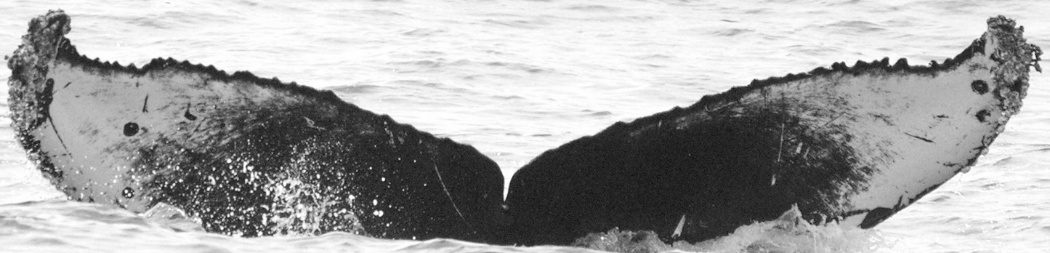
#> input picture HumpbackWhaleIdentification/input/humpback-whale-identification/train/ad70af04e.jpg, 1050 x 253 px
$ jupyter execute AKAZE_CV.ipynb
#> lines starting #> are read from the running program, lines starting #| are printed output that depends on the picture
[cell 1]
import numpy as np
import pandas as pd
from tqdm import tqdm
from os.path import isfile

[cell 2]
import cv2
from IPython.display import display, Image

def display_cv_image(image, format='.jpg'):
    decoded_bytes = cv2.imencode(format, image)[1].tobytes()
    display(Image(data=decoded_bytes))

[cell 3]
img_dir = '../input/humpback-whale-identification/train/'
target = 'ad70af04e.jpg'
same_label = '5ff37ee82.jpg'
difference_label = '96b83ed11.jpg'

[cell 4]
img_dir = '../input/humpback-whale-identification/train/'
img_size = 128

target_img = cv2.imread(img_dir + target, 0)#, cv2.IMREAD_GRAYSCALE)
#> target_img is the input picture: shape (253, 1050); min 13, max 255, mean 164
display_cv_image(target_img)

same_label_img = cv2.imread(img_dir + same_label, 0)#, cv2.IMREAD_GRAYSCALE)
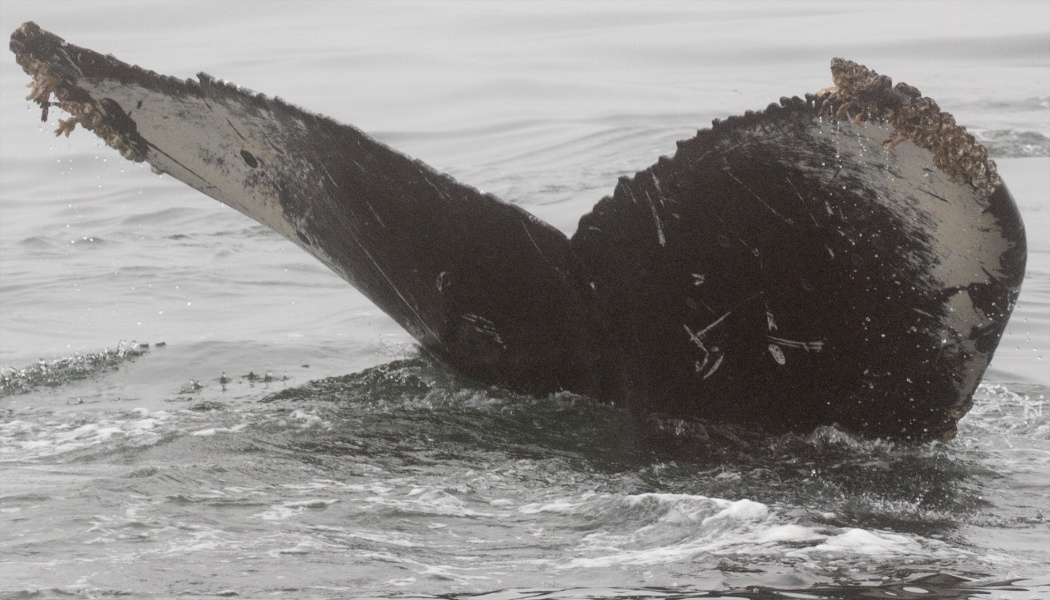
#> input picture HumpbackWhaleIdentification/input/humpback-whale-identification/train/5ff37ee82.jpg, 1050 x 600 px
#> same_label_img: shape (600, 1050); min 18, max 252, mean 138.5
display_cv_image(same_label_img)

difference_label_img = cv2.imread(img_dir + difference_label, 0)#, cv2.IMREAD_GRAYSCALE)
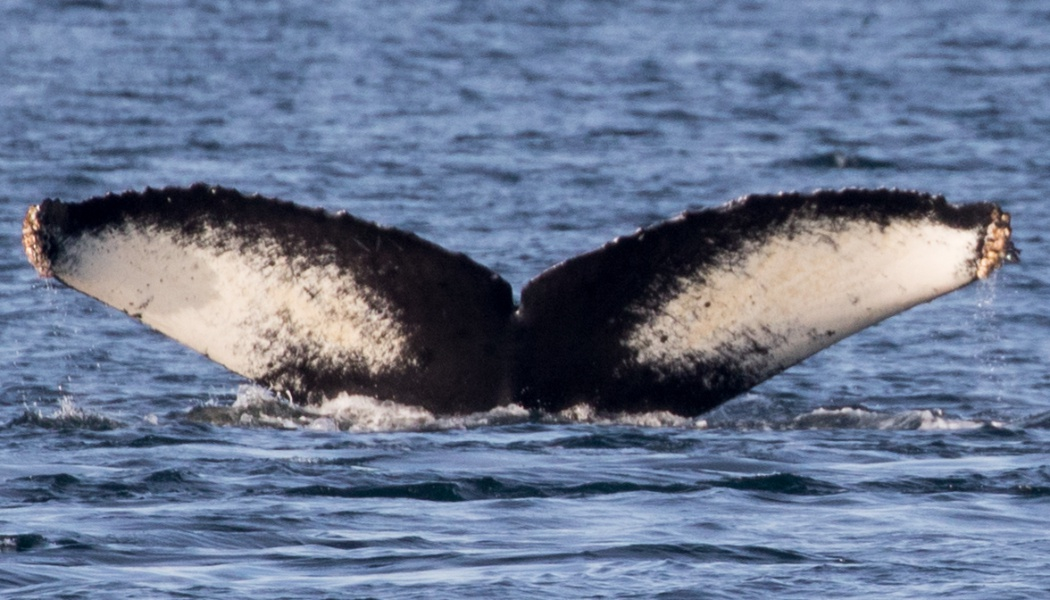
#> input picture HumpbackWhaleIdentification/input/humpback-whale-identification/train/96b83ed11.jpg, 1050 x 600 px
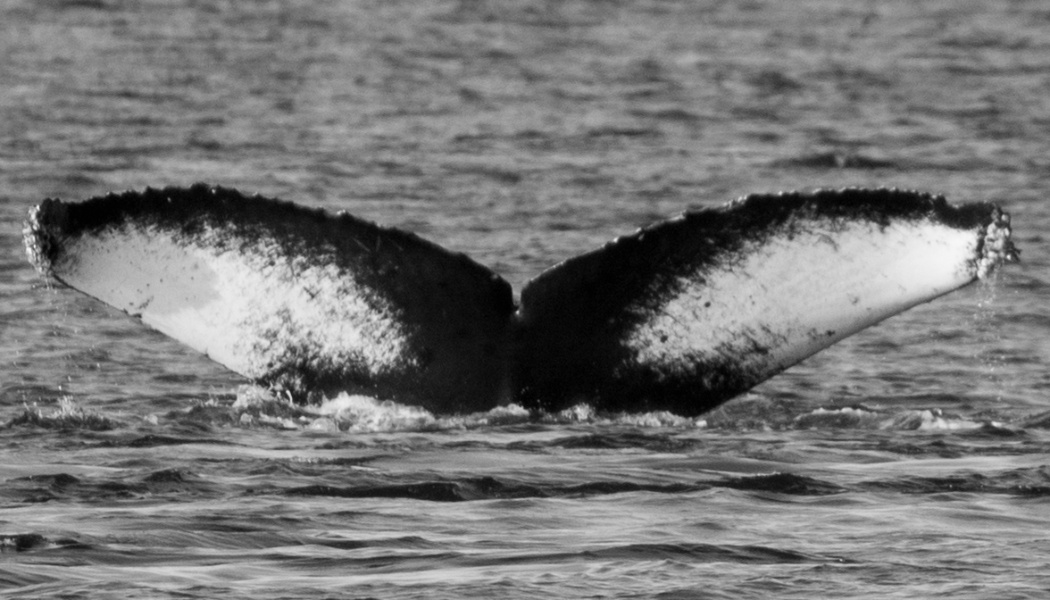
#> difference_label_img: shape (600, 1050); min 0, max 247, mean 117.7
display_cv_image(difference_label_img)

[cell 5]
#特徴抽出機の生成
# detector = cv2.xfeatures2d.SIFT_create()
detector = cv2.AKAZE_create()
#kpは特徴的な点の位置 destは特徴を現すベクトル
kp1, des1 = detector.detectAndCompute(target_img, None)
#> kp1 = 955 keypoints; strongest (x, y, size): (901, 63, 8.1), (130, 129, 8.1), (838, 66, 8.1), (130, 128, 11.4)
kp2, des2 = detector.detectAndCompute(same_label_img, None)
#> kp2 = 1015 keypoints; strongest (x, y, size): (567, 225, 16.1), (563, 219, 22.8), (569, 233, 8.1), (392, 341, 32.3)
kp_difference, des_difference = detector.detectAndCompute(difference_label_img, None)
#> kp_difference = 1934 keypoints; strongest (x, y, size): (582, 411, 11.4), (516, 409, 11.4), (581, 411, 8.1), (515, 408, 8.1)
#特徴点の比較機
bf = cv2.BFMatcher()
matches = bf.knnMatch(des1,des2, k=2)
#> matches = 955 matches
#割合試験を適用
good = []
match_param = 0.85
for m,n in matches:
    if m.distance < match_param*n.distance:
        good.append([m])
#> after the loop, good = 40 matches
#cv2.drawMatchesKnnは適合している点を結ぶ画像を生成する
match_same_label = cv2.drawMatchesKnn(target_img,kp1,same_label_img,kp2,good, None,flags=2)
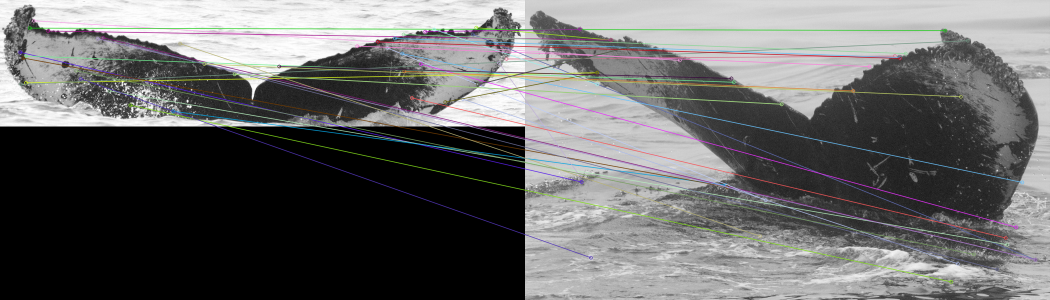
#> match_same_label: shape (600, 2100, 3) (shown at 1/2 size); mean of channels 0, 1, 2 104.3, 104.4, 104.5; drawn as B, G, R
display_cv_image(match_same_label)

good_difference = []
matches_difference = bf.knnMatch(des1,des_difference, k=2)
#> matches_difference = 955 matches
for m,n in matches_difference:
    if m.distance < match_param*n.distance:
        good_difference.append([m])
#> after the loop, good_difference = 40 matches
match_defference_label = cv2.drawMatchesKnn(target_img,kp1,difference_label_img,
                                            kp_difference,good_difference, None,flags=2
                                           )
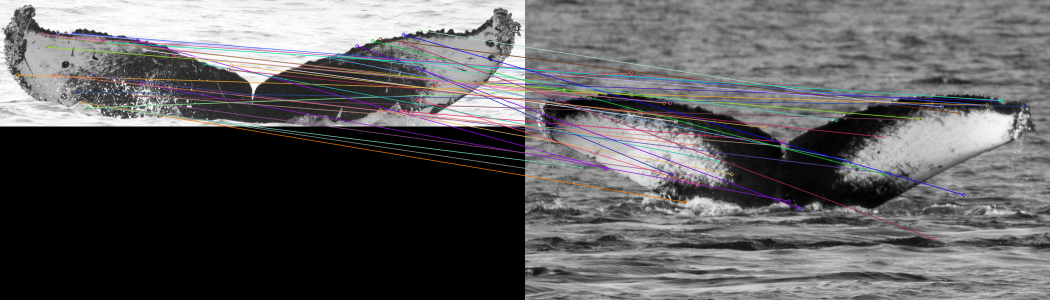
#> match_defference_label: shape (600, 2100, 3) (shown at 1/2 size); mean of channels 0, 1, 2 94.9, 93.8, 94.8; drawn as B, G, R
display_cv_image(match_defference_label)
